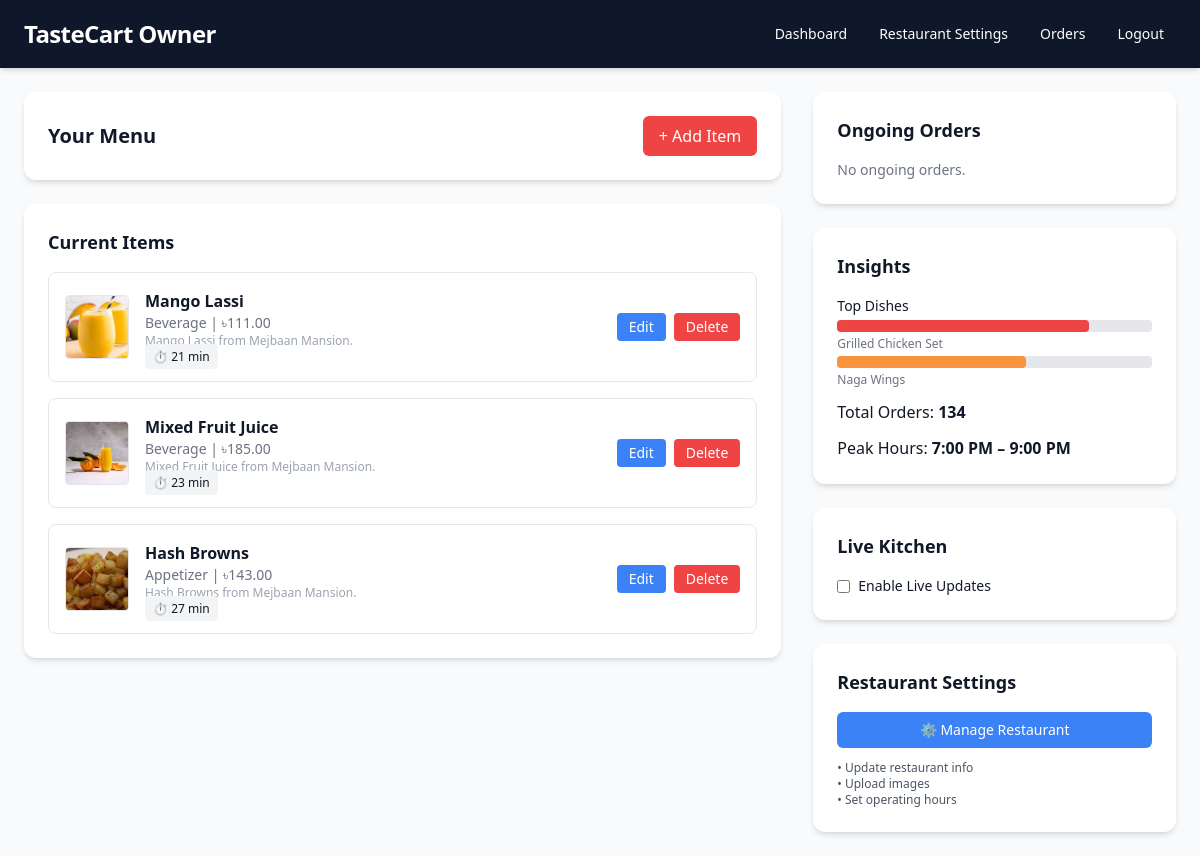
The page /dashboard (signed in) on the database its author committed.
### restaurant/models.py (models this page shows, shortened)
class Menu(models.Model):
    CATEGORIES = [
        ("Appetizer", "Appetizer"),
        ("Main Course", "Main Course"),
        ("Dessert", "Dessert"),
        ("Beverage", "Beverage"),
    ]
    restaurant = models.ForeignKey(Restaurant, on_delete=models.CASCADE)
    item_name = models.CharField(max_length=255)
    category = models.CharField(
        max_length=50, choices=CATEGORIES, default="Main Course"
    )
    description = models.TextField(blank=True, null=True)
    price = models.DecimalField(max_digits=10, decimal_places=2)
    image = models.ImageField(upload_to="menu_images/", blank=True, null=True)
    estimated_time_delivery = models.IntegerField(
        default=30, blank=True, null=True
    )  # in minutes
    rating = models.FloatField(default=0.0)
    discount = models.DecimalField(
        max_digits=5, decimal_places=2, default=0.0, blank=True, null=True
    )  # in percentage
    is_available = models.BooleanField(default=True)

### restaurant/views.py (the view, shortened to what this page needs)
# urls.py: path("dashboard", views.owner_dashboard, name="dashboard"),
@owner_required
def owner_dashboard(request):
    user = request.user
    menu_items = Menu.objects.filter(restaurant__owner=user)
    restaurant = Restaurant.objects.get(owner=user)
    form = MenuForm()
    edit_form = None
    edit_item = None
    edit_id = request.GET.get("edit")
    if edit_id:
        edit_item = get_object_or_404(Menu, id=edit_id, restaurant=restaurant)
        edit_form = MenuForm(instance=edit_item)
    orders = (
        Order.objects.filter(
            Q(cart__item__restaurant__owner=user, is_accepted=False)
            | Q(cart__item__restaurant__owner=user, status="Preparing")
            | Q(cart__item__restaurant__owner=user, status="Pending")
        )
        .order_by("-created_at")
        .exclude(status="Cancelled")
    )
    if orders:
        messages.warning(request,"You have new orders")
    context = {
        "menu_items": menu_items,
        "form": form,
        "edit_form": edit_form,
        "edit_item": edit_item,
        "orders": orders,
    }
    return render(request, "restaurant/dashboard.html", context)

### home/context_processors.py (called while the page is built)
def notification_count(request):
    notification_count = 0
    all_notifications = []
    if request.user.is_authenticated:
        all_notifications = notification.objects.filter(
            user=request.user
        ).order_by("-created_at")
        notification_count = all_notifications.filter(is_read=False).count()
    return {
        "notification_count": notification_count,
        "all_notifications": all_notifications,
    }

### order/context_processors.py (called while the page is built)
def cart_count(request):
    cart_count = 0
    if request.user.is_authenticated:
        cart_count = Cart.objects.filter(
            user=request.user, ordered=False, quantity__gt=0
        ).count()
    return {"cart_count": cart_count}

### templates/restaurant/dashboard.html (shortened to what this page needs)
{% load static %}
<html lang="en">
  <head>
    <script src="https://cdn.tailwindcss.com"></script>
  </head>
  <body class="bg-bg text-gray-900">
    <header class="bg-primary text-white shadow-md">
      <div class="max-w-7xl mx-auto px-6 py-4 flex justify-between items-center">
        <h1 class="text-2xl font-bold tracking-tight">
          <a href="{% url 'index' %}" class="hover:text-accent">TasteCart</a> Owner
        </h1>
        <nav class="flex items-center gap-2 text-sm font-medium">
          <a href="#" class="relative px-3 py-2 rounded-md transition hover:bg-white/10 hover:text-accent focus:outline-none focus:ring-2 focus:ring-accent">
            Dashboard
          </a>
          <a href="{% url 'restaurant_settings' %}" class="relative px-3 py-2 rounded-md transition hover:bg-white/10 hover:text-accent focus:outline-none focus:ring-2 focus:ring-accent">
            Restaurant Settings
          </a>
          <a href="{% url 'orders' %}" class="relative px-3 py-2 rounded-md transition hover:bg-white/10 hover:text-accent focus:outline-none focus:ring-2 focus:ring-accent">
            Orders
          </a>
          <a href="{% url 'logout' %}" class="relative px-3 py-2 rounded-md transition hover:bg-white/10 hover:text-accent focus:outline-none focus:ring-2 focus:ring-accent">
            Logout
          </a>
        </nav>
      </div>
    </header>
    <main class="max-w-7xl mx-auto p-6 grid grid-cols-1 lg:grid-cols-3 gap-8">
    <section class="lg:col-span-2 space-y-6">
      <div class="bg-white p-6 rounded-xl shadow-md flex justify-between items-center">
        <h2 class="text-xl font-semibold">Your Menu</h2>
        <button id="openModal" class="bg-red-500 hover:bg-red-600 text-white px-4 py-2 rounded-md">+ Add Item</button>
      </div>
      <div class="bg-white p-6 rounded-xl shadow-md">
        <h3 class="text-lg font-semibold mb-4">Current Items</h3>
        {% if menu_items %}
        <ul class="space-y-4">
          {% for item in menu_items %}
          <li class="flex items-center justify-between p-4 border rounded-lg hover:bg-gray-50">
            <div class="flex items-center gap-4">
              {% if item.image %}
              <img src="{{ item.image.url }}" alt="{{ item.item_name }}" class="w-16 h-16 rounded object-cover border" />
              {% else %}
              <div class="w-16 h-16 bg-gray-200 rounded flex items-center justify-center text-gray-400">N/A</div>
              {% endif %}
              <div>
                <p class="font-semibold">{{ item.item_name }}</p>
                <p class="text-sm text-gray-500">{{ item.category }} | ৳{{ item.price }}</p>
                <p class="text-xs text-gray-400">{{ item.description|truncatewords:10 }}</p>
                <span class="text-xs bg-gray-100 px-2 py-1 rounded">⏱ {{ item.estimated_time_delivery }} min</span>
              </div>
            </div>
            <div class="flex gap-2">
              <button onclick="openEditModal({{ item.id }})"
                      class="bg-blue-500 hover:bg-blue-600 text-white px-3 py-1 rounded text-sm">
                Edit
              </button>
              <button onclick="openDeleteModal({{ item.id }}, '{{ item.item_name|escapejs }}')"
                      class="bg-red-500 hover:bg-red-600 text-white px-3 py-1 rounded text-sm">
                Delete
              </button>
            </div>
          </li>
          {% endfor %}
        </ul>
        {% else %}
        <p class="text-sm text-gray-500">No menu items available.</p>
        {% endif %}
      </div>
    </section>
    <aside class="space-y-6">
      <section class="bg-white p-6 rounded-xl shadow-md">
        <h3 class="text-lg font-semibold mb-4">Ongoing Orders</h3>
        {% if orders %}
          {% regroup orders by user as user_orders %}
          <div class="space-y-4">
            {% for user_group in user_orders %}
              <div class="border rounded-lg overflow-hidden">
                <div class="bg-gray-50 px-3 py-2 border-b">
                  <div class="flex items-center gap-2">
                    <div class="bg-red-500 text-white w-8 h-8 rounded-full flex items-center justify-center font-bold text-sm">
                      {% if user_group.grouper.name %}
                        {{ user_group.grouper.name|first|upper }}
                      {% else %}
                        {{ user_group.grouper.username|first|upper }}
                      {% endif %}
                    </div>
                    <div class="flex-1">
                      <p class="font-medium text-sm">
                        {% if user_group.grouper.name %}
                          {{ user_group.grouper.name }}
                        {% else %}
                          {{ user_group.grouper.username }}
                        {% endif %}
                      </p>
                      <a href="{% url 'orders' %}" class="text-xs text-gray-500 hover:text-accent underline">
                        {{ user_group.list|length }} order{{ user_group.list|length|pluralize }} in queue
                      </a>
                    </div>
                  </div>
                </div>
                <div class="space-y-2 p-3">
                  {% comment %}Simple approach: Count pending orders by looping twice{% endcomment %}
                  {% comment %}First, display orders with status{% endcomment %}
                  {% for order in user_group.list %}
                    {% if order.status %}
                    <div class="bg-gray-50 p-3 rounded shadow-sm">
                      <div class="flex justify-between items-start">
                        <div class="flex-1">
                          <h4 class="font-bold text-sm">Order #{{ order.id }}</h4>
                          <p class="text-xs text-gray-500">{{ order.cart.item.item_name }}</p>
                          <p class="text-xs text-gray-400">Qty: {{ order.cart.quantity }}</p>
                        </div>
                        <div class="text-right">
                          <span class="text-xs bg-yellow-100 text-yellow-800 px-2 py-1 rounded-full">{{ order.status }}</span>
                          <p class="text-xs text-gray-400 mt-1">{{ order.created_at|time:"SHORT" }}</p>
                        </div>
                      </div>
                    </div>
                    {% endif %}
                  {% endfor %}
                  {% comment %}Then handle pending orders{% endcomment %}
                  {% with pending_orders="" pending_shown=False %}
                    {% for order in user_group.list %}
                      {% if not order.status %}
                      {% endif %}
                    {% endfor %}
                    {% comment %}Show pending orders summary or individual{% endcomment %}
                    {% if pending_orders|length > 1 %}
                      <div class="bg-gray-100 p-3 rounded shadow-sm">
                        <p class="text-sm text-gray-500">{{ pending_orders|length }} orders pending</p>
                      </div>
                    {% elif pending_orders|length == 1 %}
                      <div class="bg-gray-100 p-3 rounded shadow-sm">
                        <p class="text-sm text-gray-500">1 order pending</p>
                      </div>
                    {% endif %}
                  {% endwith %}
                </div>
              </div>
            {% endfor %}
          </div>
        {% else %}
          <p class="text-sm text-gray-500">No ongoing orders.</p>
        {% endif %}
      </section>
      <section class="bg-white p-6 rounded-xl shadow-md">
        <h3 class="text-lg font-semibold mb-4">Insights</h3>
        <div class="space-y-3">
          <div>
            <p class="text-sm font-medium">Top Dishes</p>
            <div class="bg-gray-200 rounded h-3 mt-1">
              <div class="bg-red-500 h-full rounded w-4/5"></div>
            </div>
            <p class="text-xs text-gray-500 mt-1">Grilled Chicken Set</p>
            <div class="bg-gray-200 rounded h-3 mt-1">
              <div class="bg-orange-400 h-full rounded w-3/5"></div>
            </div>
            <p class="text-xs text-gray-500 mt-1">Naga Wings</p>
          </div>
          <p>Total Orders: <strong>134</strong></p>
          <p>Peak Hours: <strong>7:00 PM – 9:00 PM</strong></p>
        </div>
      </section>
      <section class="bg-white p-6 rounded-xl shadow-md">
        <h3 class="text-lg font-semibold mb-4">Live Kitchen</h3>
        <label class="inline-flex items-center">
          <input type="checkbox" class="accent-red-500" id="liveKitchenToggle" />
          <span class="ml-2 text-sm">Enable Live Updates</span>
        </label>
      </section>
      <section class="bg-white p-6 rounded-xl shadow-md">
        <h3 class="text-lg font-semibold mb-4">Restaurant Settings</h3>
        <div class="space-y-3">
          <a href="{% url 'restaurant_settings' %}" class="block w-full bg-blue-500 hover:bg-blue-600 text-white text-center py-2 px-4 rounded-md text-sm transition duration-200">
            ⚙️ Manage Restaurant
          </a>
          <div class="text-xs text-gray-600">
            <p>• Update restaurant info</p>
            <p>• Upload images</p>
            <p>• Set operating hours</p>
          </div>
        </div>
      </section>
    </aside>
  </main>
  </body>
</html>

### rows shown on the page
Menu: image (picture), item_name "Mango Lassi", category "Beverage", price "111.00", description "Mango Lassi from Mejbaan Mansion.", estimated_time_delivery "21"
Menu: image (picture), item_name "Mixed Fruit Juice", category "Beverage", price "185.00", description "Mixed Fruit Juice from Mejbaan Mansion.", estimated_time_delivery "23"
Menu: image (picture), item_name "Hash Browns", category "Appetizer", price "143.00", description "Hash Browns from Mejbaan Mansion.", estimated_time_delivery "27"
